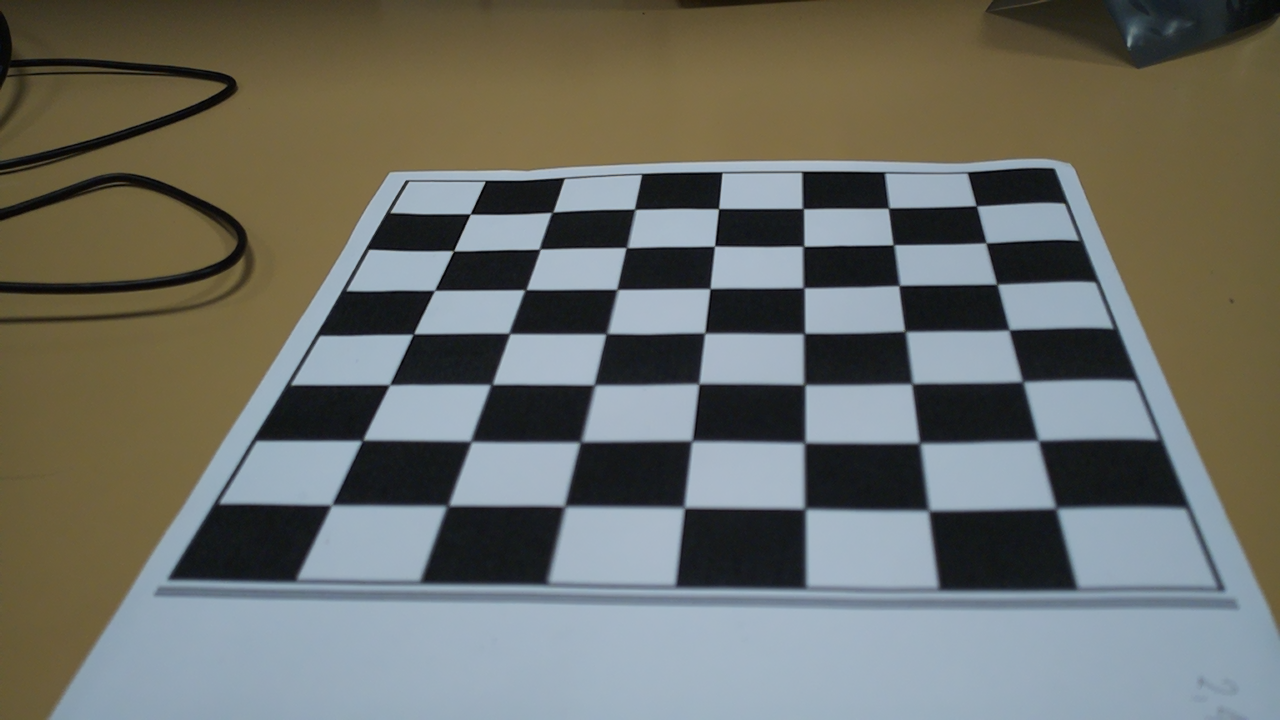
#> input picture imagenes_chess/img0.png, 1280 x 720 px; its folder holds 4 pictures in this run
$ python calibrar.py
#> lines starting #> are read from the running program, lines starting #| are printed output that depends on the picture; long printed decimals are rounded
from typing import List
import numpy as np
import imageio
import cv2
import copy
import glob
import os
from os.path import dirname, join

def load_images(filenames: List) -> List:
    return [imageio.imread(filename) for filename in filenames]
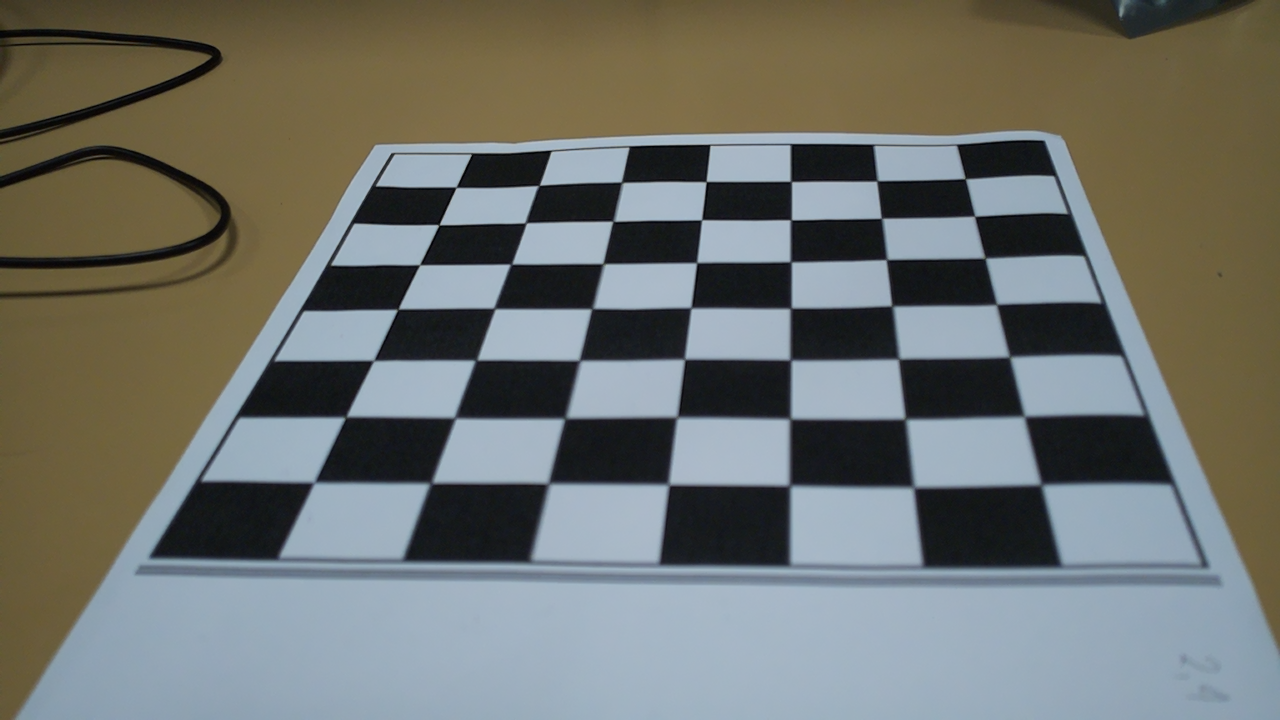
#> input picture imagenes_chess/img1.png, 1280 x 720 px
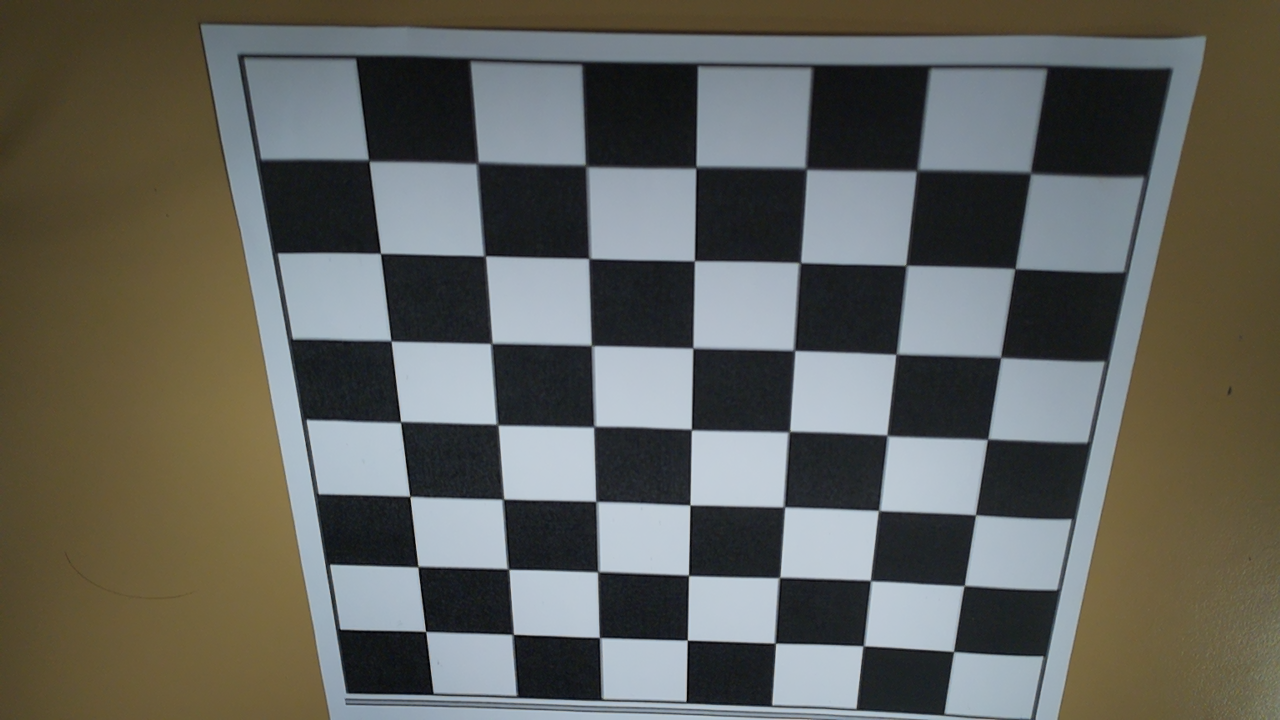
#> input picture imagenes_chess/img10.png, 1280 x 720 px
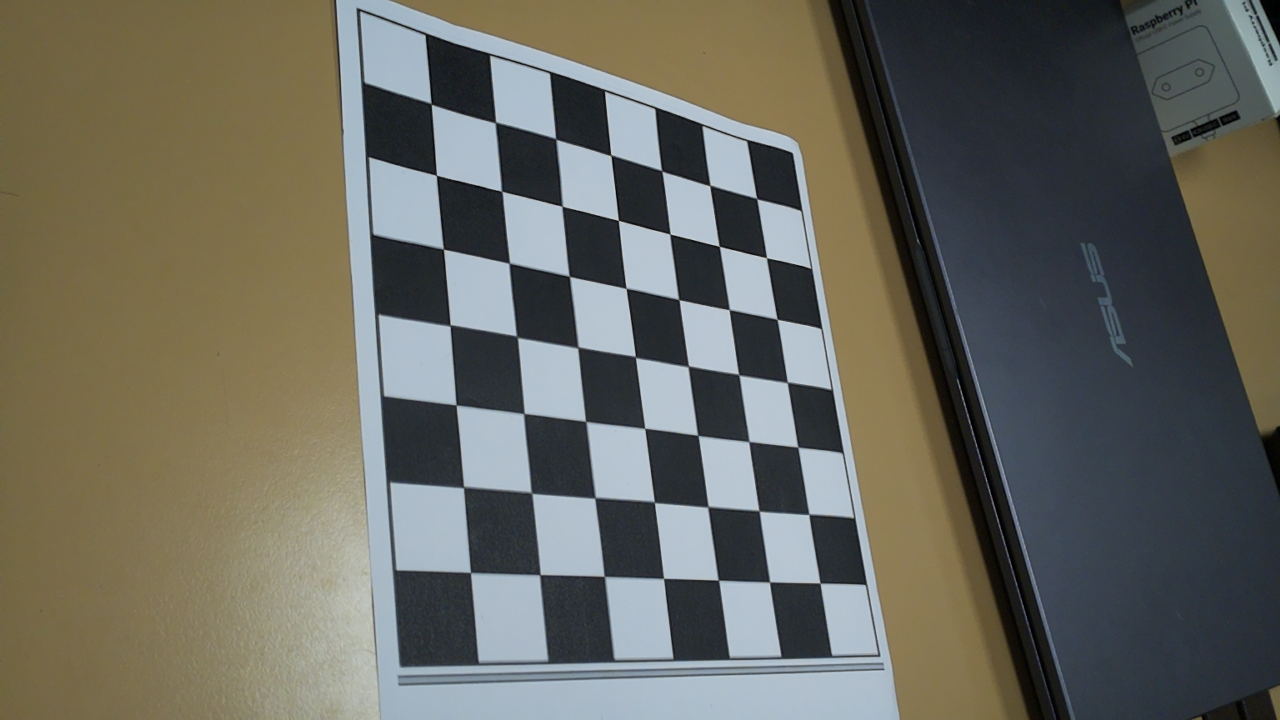
#> input picture imagenes_chess/img11.png, 1280 x 720 px


def show_image(img: np.array, title: str = "Image"):
    cv2.imshow(title, img)
    cv2.waitKey(0)
    cv2.destroyAllWindows()

def write_image(img: np.array, path: str):
    cv2.imwrite(path, img)

# TODO Design the method. It should return a np.array with np.float32 elements
def get_chessboard_points(chessboard_shape, dx, dy):
    long = chessboard_shape[0]
    short = chessboard_shape[1]

    points = []
    for dim1 in range(short):
        for dim2 in range(long):
            point = [dim1 * dx, dim2 * dy, 0]
            points.append(point)
    return np.array(points, dtype=np.float32)

# TODO Homework

path = "imagenes_chess/"
print(path)
imgs_path = [join(path, f"{img_path}") for img_path in os.listdir(path)]

imgs = load_images(imgs_path)
#> imgs = 4 items

corners = []
for img in imgs:
    corner = cv2.findChessboardCorners(img, (7, 7))
    corners.append(corner)
#> this loop made 4 passes
#> after the loop, corners = 4 items

corners_copy = copy.deepcopy(corners)
#> corners_copy = 4 items
criteria = (cv2.TERM_CRITERIA_EPS + cv2.TERM_CRITERIA_MAX_ITER, 30, 0.01)

imgs_gray = [cv2.cvtColor(img, cv2.COLOR_BGR2GRAY) for img in imgs]
#> imgs_gray = 4 items
#> img is the input picture: shape (720, 1280, 3); mean R, G, B 103.5, 103.4, 94.3

corners_refined = [cv2.cornerSubPix(i, cor[1], (7, 7), (-1, -1), criteria) if cor[0] else [] for i, cor in zip(imgs_gray, corners_copy)]
#> corners_refined = 4 items

imgs_copy = copy.deepcopy(imgs)
#> imgs_copy = 4 items

imgs_with_point = []
for img, corner in zip(imgs_copy, corners):
    imgs_with_point.append(cv2.drawChessboardCorners(img, (7, 7), corner[1], corner[0]))
#> after the loop, imgs_with_point = 4 items

# TODO Show images and save when needed

def show_image(img: np.array, title: str = "Image"):
    cv2.imshow(title, img)
    cv2.waitKey(0)
    cv2.destroyAllWindows()

def write_image(img: np.array, path: str):
    cv2.imwrite(path, img)

for img in imgs_with_point:
    show_image(img, "Image")
#> this loop made 4 passes
#> pass 2, in show_image (call 2), `cv2.imshow(title, img)`:
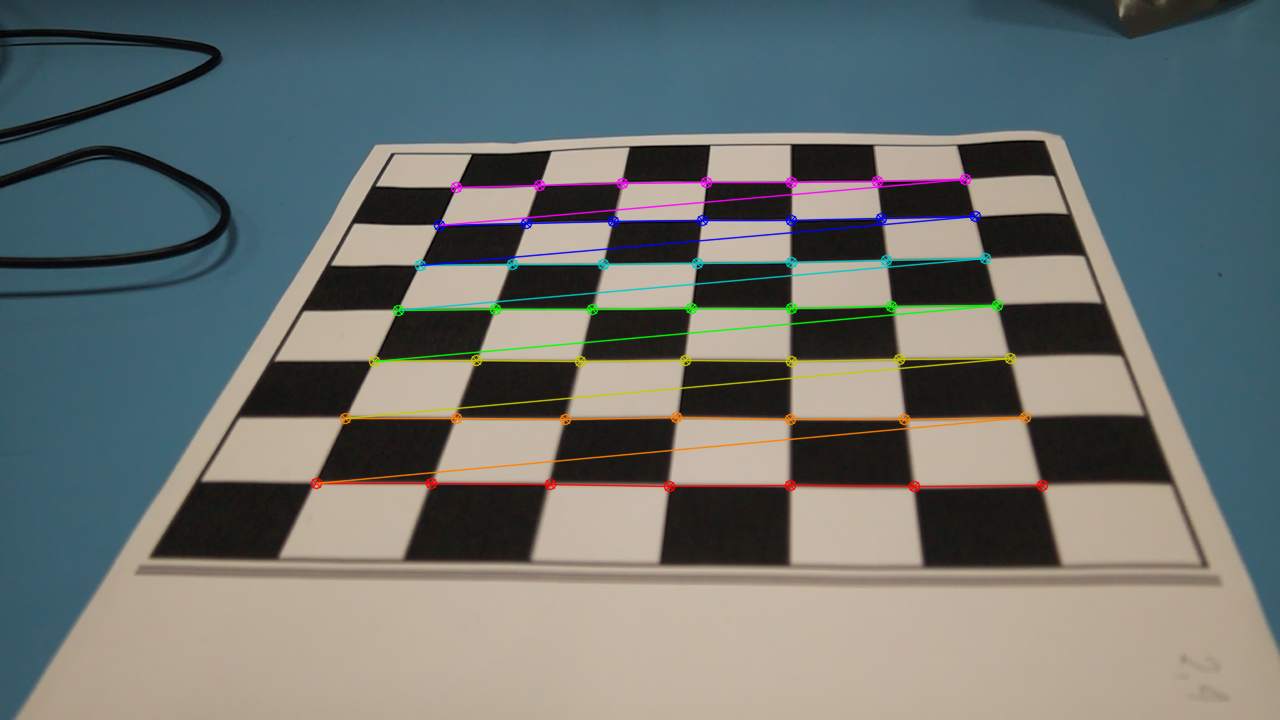
#> window 'Image': shape (720, 1280, 3); mean B, G, R 111, 114.1, 109

chessboard_points = [get_chessboard_points((7, 7), 30, 30) for corner in corners if corner[0]]
#> chessboard_points = 4 items
print(len(chessboard_points))
#| 4

# Filter data and get only those with adequate detections
valid_corners = [cor[1] for cor in corners if cor[0]]
#> valid_corners = 4 items
# Convert list to numpy array
valid_corners = np.asarray(valid_corners, dtype=np.float32)

# TODO
rms, intrinsics, dist_coeffs, rvecs, tvecs = cv2.calibrateCamera(chessboard_points, valid_corners, (8,6), np.zeros((3,3)), None)
#> rms = 1.01; intrinsics = [[1479.2, 0, 527.6], [0, 1464.6, 338.3], [0, 0, 1]]; dist_coeffs = [[-0.165, 1.96, -0.00249, -0.0306, -4.57]]; rvecs = ([1.61, -1.45, 0.749], [1.62, -1.46, 0.737], [-1.85, -1.83, -0.428], [1.68, 1.72, 0.274]); tvecs = ([127.4, 41.78, 344.9], [123.4, 35.99, 344.2], [-43.36, -49.19, 408.7], [-36.31, -88.95, 559.7])

# Obtain extrinsics
extrinsics = list(map(lambda rvec, tvec: np.hstack((cv2.Rodrigues(rvec)[0], tvec)), rvecs, tvecs))
#> extrinsics = 4 items

# Print outputs
print("Intrinsics:\n", intrinsics)
#| Intrinsics:
#|  [[1.47915781e+03 0.00000000e+00 5.27640236e+02]
#|  [0.00000000e+00 1.46459874e+03 3.38307702e+02]
#|  [0.00000000e+00 0.00000000e+00 1.00000000e+00]]
print("Distortion coefficients:\n", dist_coeffs)
#| Distortion coefficients:
#|  [[-1.64795941e-01  1.95691077e+00 -2.49439892e-03 -3.06499377e-02
#|   -4.57051121e+00]]
print("Root mean squared reprojection error:\n", rms)
#| Root mean squared reprojection error:
#|  1.013
